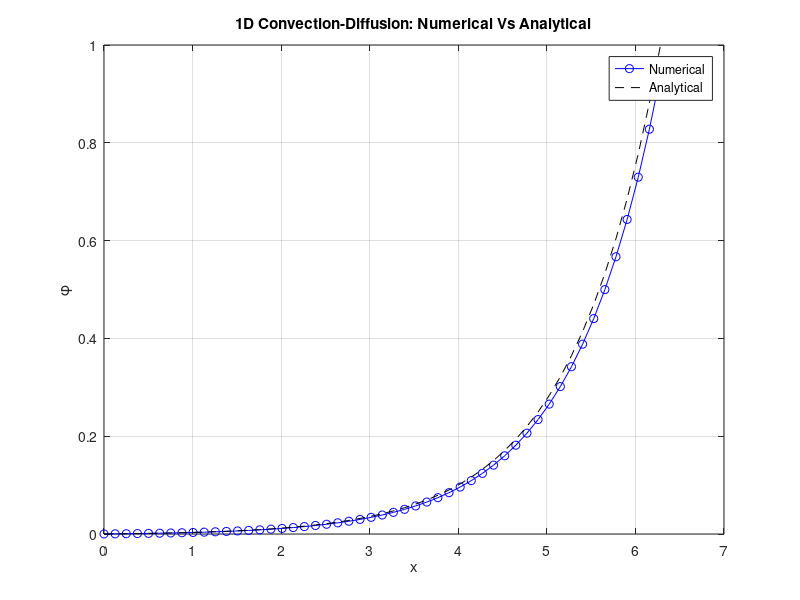
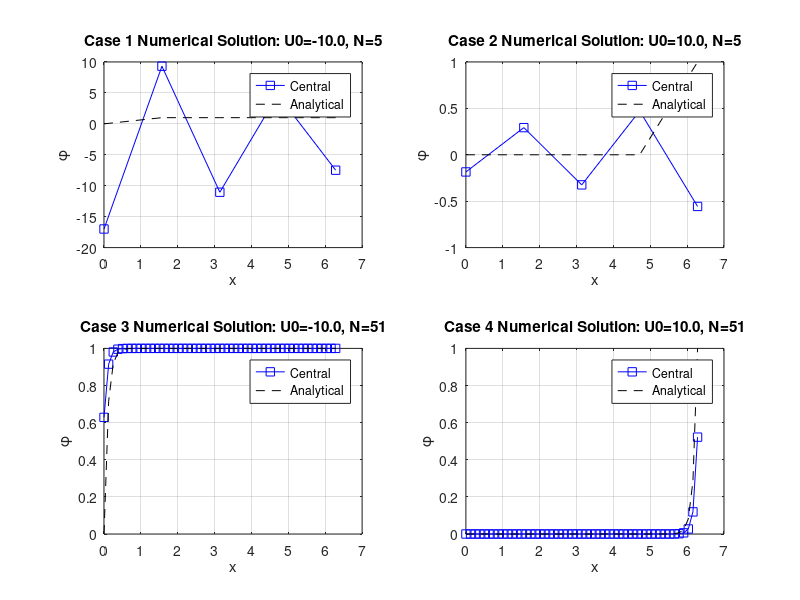
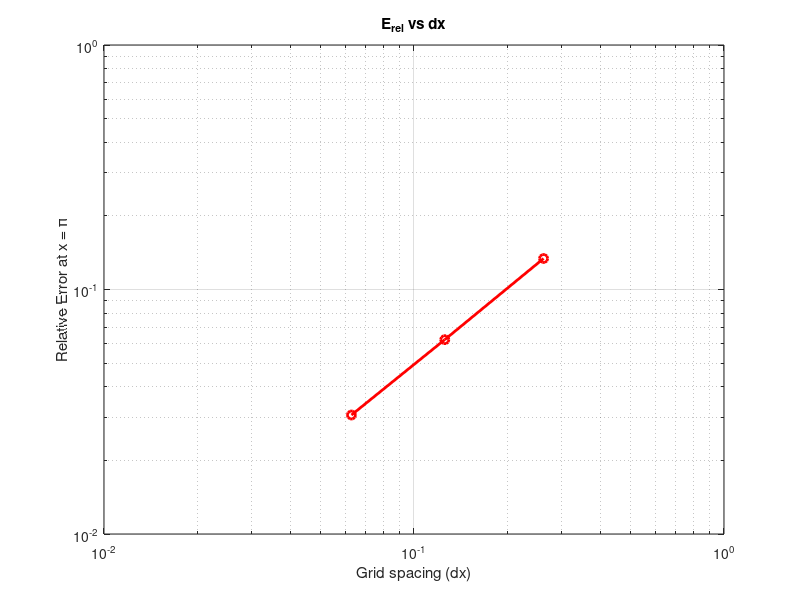
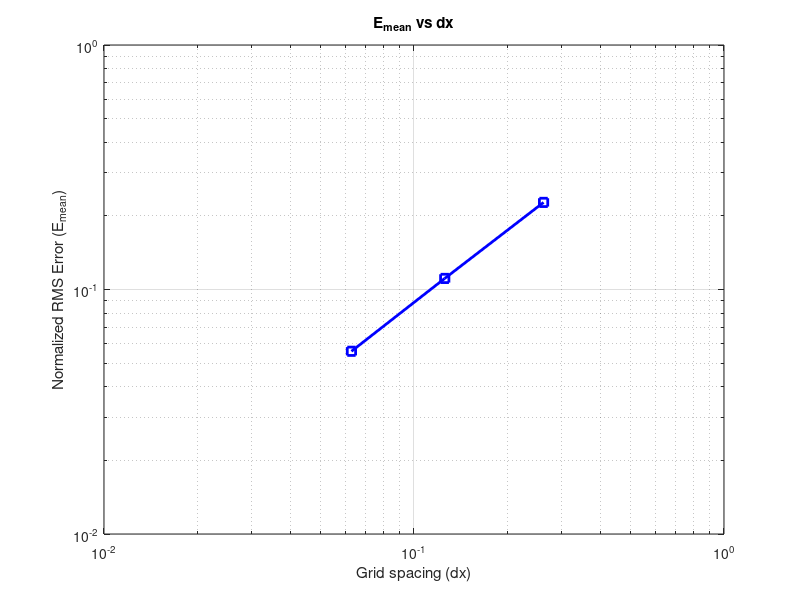

MATLAB code to generate these figures, in order:
% Course: Computational Fluid Dynamics 
% Semester: SoSe2020
%% Group Number: [8]
% Assignment 3 
%
% This is a Matlab code to solve 1D steady advection-diffusion equation
% discritised by finite-volume schemes 
%
% differential form of advection-diffusion eqn.:
%
%       d phi          d^2 phi
%  -U0 ------- + Gamma ------- = 0
%        dx             dx^2
%
% You are asked to fill in the missing parts to complete the implementation.
% Missing parts are marked by ???
%
% Author: Yoshiyuki Sakai
% Email: yoshiyuki.sakai@tum.de


% Clear all variables and plots.
format long;
clear;
hold off;

% Set constant advection velocity
U0 = 1.0;

% Set constant diffusivity
Gamma = 1.0;

% Set up grid cells
xend = 2.0 * pi;
cells = 51; 
dx = xend /(cells - 1);


% Array of grid cell centre locations:
x = linspace(0, xend, cells);

% Initialization of cell-averaged field
phi = zeros(cells,1);

% Initialization of matrix A
A = zeros(cells,cells);

% Initialization of vector b
b = zeros(cells,1);

% Boundary cell face values
phi_0   = 0.0;
phi_end = 1.0;

% Loop over grid cells
% NB: boundary cells are excluded
for i = 2 : cells-1

     a_w = (U0/2) + (Gamma/dx);
     a_p = -(2*Gamma)/dx;
     a_e = -(U0/2)+ (Gamma/dx);
     
%     assign values to LHS matrix A
     A(i,i) = a_p;
     A(i,i-1) = a_w;
     A(i,i+1) = a_e;

%     assign values to RHS vector b
     b(i) = phi_0;
end

% Boundary conditions (Dirichlet at boundary cell faces)

% at i = 1
 A(1,1) = -(U0/2)-3*(Gamma/dx);
 A(1,2) = a_e;
 b(1) = -(U0+2*(Gamma/dx))*phi_0;

% at i = cells
 A(cells,cells) = -(3*Gamma)/dx;
 A(cells,cells-1) = (Gamma/dx) + U0/2;
 b(cells) = ((U0/2) - (2*Gamma)/dx)*phi_end;

% Solution of the linear system
phi = A\b;
phi = phi(:);
% Compute analytical solution
Pe = U0 * x / Gamma;
phi_analytic = (exp(Pe) - 1) / (exp(U0 * xend / Gamma) - 1);
phi_analytic = phi_analytic(:);
% Compute relative error
nn = ceil(cells / 2);
err_rel = abs(phi_analytic(nn) - phi(nn)) / phi_analytic(nn);
fprintf(['The relative error at x=pi is equal to: %.4f\n'],err_rel);
% Compute mean error
phi_diff = phi_analytic - phi;
phi_diff = phi_diff(:);
err_mean = sqrt(mean(phi_diff.^2)) / mean(phi_analytic);
% Plot the numerical and analytical solutions
%figure;
plot(x, phi, 'b-o', x, phi_analytic, 'k--');
xlabel('x'); ylabel('\phi');
legend('Numerical','Analytical');
title('1D Convection-Diffusion: Numerical Vs Analytical');
grid on;

%% -----Task 2: Test Cases from experiment 1a --------

%Test Cases
test_cases = [
    -10, 5;
    10, 5;
    -10, 51;
    10, 51
    ];

figure;
case_num = 1;

for k = 1:size(test_cases,1)
    u0 = test_cases(k,1);
    cells = test_cases(k,2);
    dx = xend / (cells - 1);
    x = linspace(0, xend, cells);
    Gamma = 1.0;
    
    % Analytical solution
    phi_exact = (exp(u0 * x / Gamma) - 1) / (exp(u0 * xend / Gamma) - 1);
    
    
    % --- Numerical ---
    A = zeros(cells); b = zeros(cells,1);
    for i = 2 : cells-1
        a_w = (u0/2) + (Gamma/dx);
        a_p = -(2*Gamma)/dx;
        a_e = -(u0/2)+ (Gamma/dx);
        
        A(i,i-1) = a_w;
        A(i,i)   = a_p;
        A(i,i+1) = a_e;
    end


    % Boundary conditions (Dirichlet at boundary cell faces)
    % at i = 1

    A(1,1) = -(u0/2)-3*(Gamma/dx);
    A(1,2) = a_e;
    b(1) = -(u0+2*(Gamma/dx))*phi_0;

    % at i = cells
    A(cells,cells) = -(3*Gamma)/dx;
    A(cells,cells-1) = (Gamma/dx) + u0/2;
    b(cells) = ((u0/2) - (2*Gamma)/dx)*phi_end;
    
    
    phi_num = A\b;
    
    subplot(2,2,k)
    plot(x, phi_num, 'b-s', x, phi_exact, 'k--');
    title(sprintf('Case %d Numerical Solution: U0=%.1f, N=%d', case_num, u0, cells));
    xlabel('x'); ylabel('\phi'); legend('Central', 'Analytical'); grid on;
    
    case_num = case_num + 1;
    end


%% ------Task 3 and 4-----With differnet Grid size------------

% Grid resolution test

cell_sizes = [25, 51, 101];
dx_list = zeros(size(cell_sizes));
err_rel = zeros(size(cell_sizes));
err_mean = zeros(size(cell_sizes));
for idx = 1:length(cell_sizes)

    cells = cell_sizes(idx);
    dx = xend / (cells - 1);  % Number of *nodes* is cells; intervals = cells - 1
    dx_list(idx) = dx;

    x = linspace(0, xend, cells)';  % Column vector

    % Initialize matrices
    A = zeros(cells);
    b = zeros(cells, 1);
    phi = zeros(cells, 1);

    % Boundary conditions
    phi_0 = 0.0;
    phi_end = 1.0;

    % Loop over interior cells (central differencing)
    for i = 2 : cells - 1
        a_w = (U0/2) + (Gamma/dx);
        a_p = -(2*Gamma)/dx;
        a_e = -(U0/2)+ (Gamma/dx);

        A(i, i-1) = a_w;
        A(i, i)   = a_p;
        A(i, i+1) = a_e;

        b(i) = phi_0;  % RHS is zero inside
    end

    % Boundary at x = 0 (Dirichlet)
    
    % at i = 1
    A(1,1) = -(U0/2)-3*(Gamma/dx);
    A(1,2) = a_e;
    b(1) = -(U0+2*(Gamma/dx))*phi_0;

    % Boundary at x = 2*pi (Dirichlet)
   
    A(cells,cells) = -(3*Gamma)/dx;
    A(cells,cells-1) = (Gamma/dx) + U0/2;
    b(cells) = ((U0/2) - (2*Gamma)/dx)*phi_end;

    % Solve linear system
    phi = A \ b;
    phi = phi(:);
    % Analytical solution
    phi_exact = (exp(U0 * x / Gamma) - 1) / (exp(U0 * xend / Gamma) - 1);
    phi_exact = phi_exact(:);
    % Relative error at x = pi
    idx_pi = ceil(cells / 2);
    Erel(idx) = abs(phi_exact(idx_pi) - phi(idx_pi)) / phi_exact(idx_pi);
    % Mean error (normalized RMS)
    phi_diff = phi_exact - phi;
    phi_diff = phi_diff(:);
    Emean(idx) = sqrt(mean(phi_diff.^2)) / mean(phi_exact);
end


% Plot the error as function of dx in log-log scale

% Plot Erel vs dx (log-log)
figure;
loglog(dx_list, Erel, 'ro-', 'LineWidth', 2);
xlabel('Grid spacing (dx)');
ylabel('Relative Error at x = \pi');
title('E_{rel} vs dx');
grid on;

% Plot Emean vs dx (log-log)
figure;
loglog(dx_list, Emean, 'bs-', 'LineWidth', 2);
xlabel('Grid spacing (dx)');
ylabel('Normalized RMS Error (E_{mean})');
title('E_{mean} vs dx');
grid on;

% Estimate order of accuracy (slope)
p_rel = polyfit(log(dx_list), log(Erel), 1);
p_mean = polyfit(log(dx_list), log(Emean), 1);

fprintf('Order of accuracy (E_rel):  %.2f (expected ~2 for central scheme)\n', p_rel(1));
fprintf('Order of accuracy (E_mean): %.2f (expected ~2 for central scheme)\n', p_mean(1));
